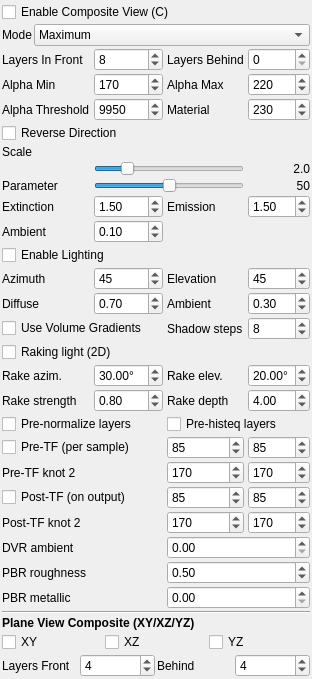
    <widget class="QWidget" name="dockWidgetCompositeContents">
     <property name="geometry">
      <rect>
       <x>0</x>
       <y>0</y>
       <width>250</width>
       <height>400</height>
      </rect>
     </property>
     <layout class="QVBoxLayout" name="verticalLayout_16">
      <property name="spacing">
       <number>2</number>
      </property>
      <property name="leftMargin">
       <number>2</number>
      </property>
      <property name="topMargin">
       <number>2</number>
      </property>
      <property name="rightMargin">
       <number>2</number>
      </property>
      <property name="bottomMargin">
       <number>2</number>
      </property>
     <item>
      <widget class="QCheckBox" name="chkCompositeEnabled">
       <property name="text">
        <string>Enable Composite View (C)</string>
       </property>
      </widget>
     </item>
     <item>
      <layout class="QFormLayout" name="formLayout_3">
       <item row="0" column="0">
        <widget class="QLabel" name="lblCompositeMode">
         <property name="text">
          <string>Mode</string>
         </property>
        </widget>
       </item>
       <item row="0" column="1">
        <widget class="QComboBox" name="cmbCompositeMode">
         <item>
          <property name="text">
           <string>Maximum</string>
          </property>
         </item>
         <item>
          <property name="text">
           <string>Mean</string>
          </property>
         </item>
         <item>
          <property name="text">
           <string>Minimum</string>
          </property>
         </item>
         <item>
          <property name="text">
           <string>Alpha</string>
          </property>
         </item>
         <item>
          <property name="text">
           <string>Beer-Lambert</string>
          </property>
         </item>
         <item>
          <property name="text">
           <string>Volumetric</string>
          </property>
         </item>
         <item>
          <property name="text">
           <string>DVR</string>
          </property>
         </item>
         <item>
          <property name="text">
           <string>First-Hit Iso</string>
          </property>
         </item>
         <item>
          <property name="text">
           <string>Deviation from Mean</string>
          </property>
         </item>
         <item>
          <property name="text">
           <string>Emission-only DVR</string>
          </property>
         </item>
         <item>
          <property name="text">
           <string>Max Above Iso</string>
          </property>
         </item>
         <item>
          <property name="text">
           <string>Gamma-weighted Mean</string>
          </property>
         </item>
         <item>
          <property name="text">
           <string>Gradient Magnitude (z)</string>
          </property>
         </item>
         <item>
          <property name="text">
           <string>PBR First-Hit Iso</string>
          </property>
         </item>
         <item>
          <property name="text">
           <string>Shaded DVR</string>
          </property>
         </item>
        </widget>
       </item>
      </layout>
     </item>
     <item>
      <layout class="QGridLayout" name="compositeParamsGrid">
       <property name="horizontalSpacing">
        <number>4</number>
       </property>
       <property name="verticalSpacing">
        <number>2</number>
       </property>
       <item row="0" column="0">
        <widget class="QLabel" name="lblLayersInFront">
         <property name="text">
          <string>Layers In Front</string>
         </property>
        </widget>
       </item>
       <item row="0" column="1">
        <widget class="QSpinBox" name="spinLayersInFront">
         <property name="minimum">
          <number>0</number>
         </property>
         <property name="maximum">
          <number>64</number>
         </property>
         <property name="value">
          <number>8</number>
         </property>
        </widget>
       </item>
       <item row="0" column="2">
        <widget class="QLabel" name="lblLayersBehind">
         <property name="text">
          <string>Layers Behind</string>
         </property>
        </widget>
       </item>
       <item row="0" column="3">
        <widget class="QSpinBox" name="spinLayersBehind">
         <property name="minimum">
          <number>0</number>
         </property>
         <property name="maximum">
          <number>64</number>
         </property>
         <property name="value">
          <number>0</number>
         </property>
        </widget>
       </item>
       <item row="1" column="0">
        <widget class="QLabel" name="lblAlphaMin">
         <property name="text">
          <string>Alpha Min</string>
         </property>
        </widget>
       </item>
       <item row="1" column="1">
        <widget class="QSpinBox" name="spinAlphaMin">
         <property name="minimum">
          <number>0</number>
         </property>
         <property name="maximum">
          <number>255</number>
         </property>
         <property name="singleStep">
          <number>10</number>
         </property>
         <property name="value">
          <number>170</number>
         </property>
        </widget>
       </item>
       <item row="1" column="2">
        <widget class="QLabel" name="lblAlphaMax">
         <property name="text">
          <string>Alpha Max</string>
         </property>
        </widget>
       </item>
       <item row="1" column="3">
        <widget class="QSpinBox" name="spinAlphaMax">
         <property name="minimum">
          <number>0</number>
         </property>
         <property name="maximum">
          <number>255</number>
         </property>
         <property name="singleStep">
          <number>10</number>
         </property>
         <property name="value">
          <number>220</number>
         </property>
        </widget>
       </item>
       <item row="2" column="0">
        <widget class="QLabel" name="lblAlphaThreshold">
         <property name="text">
          <string>Alpha Threshold</string>
         </property>
        </widget>
       </item>
       <item row="2" column="1">
        <widget class="QSpinBox" name="spinAlphaThreshold">
         <property name="minimum">
          <number>0</number>
         </property>
         <property name="maximum">
          <number>10000</number>
         </property>
         <property name="value">
          <number>9950</number>
         </property>
        </widget>
       </item>
       <item row="2" column="2">
        <widget class="QLabel" name="lblMaterial">
         <property name="text">
          <string>Material</string>
         </property>
        </widget>
       </item>
       <item row="2" column="3">
        <widget class="QSpinBox" name="spinMaterial">
         <property name="minimum">
          <number>0</number>
         </property>
         <property name="maximum">
          <number>255</number>
         </property>
         <property name="singleStep">
          <number>10</number>
         </property>
         <property name="value">
          <number>230</number>
         </property>
        </widget>
       </item>
       <item row="3" column="0" colspan="2">
        <widget class="QCheckBox" name="chkReverseDirection">
         <property name="text">
          <string>Reverse Direction</string>
         </property>
        </widget>
       </item>
       <item row="4" column="0">
        <widget class="QLabel" name="lblMethodScale">
         <property name="text">
          <string>Scale</string>
         </property>
        </widget>
       </item>
       <item row="5" column="1" colspan="2">
        <widget class="QSlider" name="sliderMethodScale">
         <property name="minimum">
          <number>1</number>
         </property>
         <property name="maximum">
          <number>100</number>
         </property>
         <property name="value">
          <number>20</number>
         </property>
         <property name="orientation">
          <enum>Qt::Horizontal</enum>
         </property>
        </widget>
       </item>
       <item row="5" column="3">
        <widget class="QLabel" name="lblMethodScaleValue">
         <property name="text">
          <string>2.0</string>
         </property>
         <property name="alignment">
          <set>Qt::AlignRight|Qt::AlignVCenter</set>
         </property>
        </widget>
       </item>
       <item row="6" column="0">
        <widget class="QLabel" name="lblMethodParam">
         <property name="text">
          <string>Parameter</string>
         </property>
        </widget>
       </item>
       <item row="6" column="1" colspan="2">
        <widget class="QSlider" name="sliderMethodParam">
         <property name="minimum">
          <number>0</number>
         </property>
         <property name="maximum">
          <number>100</number>
         </property>
         <property name="value">
          <number>50</number>
         </property>
         <property name="orientation">
          <enum>Qt::Horizontal</enum>
         </property>
        </widget>
       </item>
       <item row="6" column="3">
        <widget class="QLabel" name="lblMethodParamValue">
         <property name="text">
          <string>50</string>
         </property>
         <property name="alignment">
          <set>Qt::AlignRight|Qt::AlignVCenter</set>
         </property>
        </widget>
       </item>
       <item row="7" column="0">
        <widget class="QLabel" name="lblBLExtinction">
         <property name="text">
          <string>Extinction</string>
         </property>
        </widget>
       </item>
       <item row="7" column="1">
        <widget class="QDoubleSpinBox" name="spinBLExtinction">
         <property name="minimum">
          <double>0.000000000000000</double>
         </property>
         <property name="maximum">
          <double>10.000000000000000</double>
         </property>
         <property name="singleStep">
          <double>0.100000000000000</double>
         </property>
         <property name="value">
          <double>1.500000000000000</double>
         </property>
        </widget>
       </item>
       <item row="7" column="2">
        <widget class="QLabel" name="lblBLEmission">
         <property name="text">
          <string>Emission</string>
         </property>
        </widget>
       </item>
       <item row="7" column="3">
        <widget class="QDoubleSpinBox" name="spinBLEmission">
         <property name="minimum">
          <double>0.000000000000000</double>
         </property>
         <property name="maximum">
          <double>10.000000000000000</double>
         </property>
         <property name="singleStep">
          <double>0.100000000000000</double>
         </property>
         <property name="value">
          <double>1.500000000000000</double>
         </property>
        </widget>
       </item>
       <item row="8" column="0">
        <widget class="QLabel" name="lblBLAmbient">
         <property name="text">
          <string>Ambient</string>
         </property>
        </widget>
       </item>
       <item row="8" column="1">
        <widget class="QDoubleSpinBox" name="spinBLAmbient">
         <property name="minimum">
          <double>0.000000000000000</double>
         </property>
         <property name="maximum">
          <double>1.000000000000000</double>
         </property>
         <property name="singleStep">
          <double>0.050000000000000</double>
         </property>
         <property name="value">
          <double>0.100000000000000</double>
         </property>
        </widget>
       </item>
       <item row="9" column="0" colspan="2">
        <widget class="QCheckBox" name="chkLightingEnabled">
         <property name="text">
          <string>Enable Lighting</string>
         </property>
        </widget>
       </item>
       <item row="10" column="0">
        <widget class="QLabel" name="lblLightAzimuth">
         <property name="text">
          <string>Azimuth</string>
         </property>
        </widget>
       </item>
       <item row="10" column="1">
        <widget class="QSpinBox" name="spinLightAzimuth">
         <property name="minimum">
          <number>0</number>
         </property>
         <property name="maximum">
          <number>360</number>
         </property>
         <property name="singleStep">
          <number>15</number>
         </property>
         <property name="value">
          <number>45</number>
         </property>
        </widget>
       </item>
       <item row="10" column="2">
        <widget class="QLabel" name="lblLightElevation">
         <property name="text">
          <string>Elevation</string>
         </property>
        </widget>
       </item>
       <item row="10" column="3">
        <widget class="QSpinBox" name="spinLightElevation">
         <property name="minimum">
          <number>0</number>
         </property>
         <property name="maximum">
          <number>90</number>
         </property>
         <property name="singleStep">
          <number>5</number>
         </property>
         <property name="value">
          <number>45</number>
         </property>
        </widget>
       </item>
       <item row="11" column="0">
        <widget class="QLabel" name="lblLightDiffuse">
         <property name="text">
          <string>Diffuse</string>
         </property>
        </widget>
       </item>
       <item row="11" column="1">
        <widget class="QDoubleSpinBox" name="spinLightDiffuse">
         <property name="minimum">
          <double>0.000000000000000</double>
         </property>
         <property name="maximum">
          <double>1.000000000000000</double>
         </property>
         <property name="singleStep">
          <double>0.100000000000000</double>
         </property>
         <property name="value">
          <double>0.700000000000000</double>
         </property>
        </widget>
       </item>
       <item row="11" column="2">
        <widget class="QLabel" name="lblLightAmbient">
         <property name="text">
          <string>Ambient</string>
         </property>
        </widget>
       </item>
       <item row="11" column="3">
        <widget class="QDoubleSpinBox" name="spinLightAmbient">
         <property name="minimum">
          <double>0.000000000000000</double>
         </property>
         <property name="maximum">
          <double>1.000000000000000</double>
         </property>
         <property name="singleStep">
          <double>0.100000000000000</double>
         </property>
         <property name="value">
          <double>0.300000000000000</double>
         </property>
        </widget>
       </item>
       <item row="12" column="0" colspan="2">
        <widget class="QCheckBox" name="chkUseVolumeGradients">
         <property name="text">
          <string>Use Volume Gradients</string>
         </property>
         <property name="toolTip">
          <string>Compute lighting normals from volume data instead of mesh geometry. Reveals texture details but is slower to compute.</string>
         </property>
        </widget>
       </item>
       <item row="12" column="2">
        <widget class="QLabel" name="lblShadowSteps">
         <property name="text"><string>Shadow steps</string></property>
         <property name="toolTip"><string>Shadow-ray length (voxels) for the Volumetric compositing method.</string></property>
        </widget>
       </item>
       <item row="12" column="3">
        <widget class="QSpinBox" name="spinShadowSteps">
         <property name="minimum"><number>1</number></property>
         <property name="maximum"><number>64</number></property>
         <property name="value"><number>8</number></property>
        </widget>
       </item>
       <item row="13" column="0" colspan="4">
        <widget class="QCheckBox" name="chkRakingEnabled">
         <property name="text">
          <string>Raking light (2D)</string>
         </property>
         <property name="toolTip">
          <string>Treat the composite image as a heightfield and shade from a low-angle light. Reveals papyrus surface texture (crackle, fiber, ink relief) independent of brightness contrast.</string>
         </property>
        </widget>
       </item>
       <item row="14" column="0">
        <widget class="QLabel" name="lblRakingAzimuth">
         <property name="text"><string>Rake azim.</string></property>
        </widget>
       </item>
       <item row="14" column="1">
        <widget class="QDoubleSpinBox" name="spinRakingAzimuth">
         <property name="minimum"><double>0.0</double></property>
         <property name="maximum"><double>360.0</double></property>
         <property name="singleStep"><double>5.0</double></property>
         <property name="value"><double>30.0</double></property>
         <property name="suffix"><string>°</string></property>
        </widget>
       </item>
       <item row="14" column="2">
        <widget class="QLabel" name="lblRakingElevation">
         <property name="text"><string>Rake elev.</string></property>
        </widget>
       </item>
       <item row="14" column="3">
        <widget class="QDoubleSpinBox" name="spinRakingElevation">
         <property name="minimum"><double>0.0</double></property>
         <property name="maximum"><double>90.0</double></property>
         <property name="singleStep"><double>5.0</double></property>
         <property name="value"><double>20.0</double></property>
         <property name="suffix"><string>°</string></property>
        </widget>
       </item>
       <item row="15" column="0">
        <widget class="QLabel" name="lblRakingStrength">
         <property name="text"><string>Rake strength</string></property>
        </widget>
       </item>
       <item row="15" column="1">
        <widget class="QDoubleSpinBox" name="spinRakingStrength">
         <property name="minimum"><double>0.0</double></property>
         <property name="maximum"><double>1.0</double></property>
         <property name="singleStep"><double>0.05</double></property>
         <property name="value"><double>0.8</double></property>
        </widget>
       </item>
       <item row="15" column="2">
        <widget class="QLabel" name="lblRakingDepth">
         <property name="text"><string>Rake depth</string></property>
        </widget>
       </item>
       <item row="15" column="3">
        <widget class="QDoubleSpinBox" name="spinRakingDepthScale">
         <property name="minimum"><double>0.1</double></property>
         <property name="maximum"><double>64.0</double></property>
         <property name="singleStep"><double>0.5</double></property>
         <property name="value"><double>4.0</double></property>
        </widget>
       </item>
       <item row="16" column="0" colspan="2">
        <widget class="QCheckBox" name="chkPreNormalizeLayers">
         <property name="text">
          <string>Pre-normalize layers</string>
         </property>
         <property name="toolTip">
          <string>Min-max stretch the N sampled composite layers to [0,255] per pixel before compositing. Cancels per-ray brightness drift from z-axis volume variation.</string>
         </property>
        </widget>
       </item>
       <item row="16" column="2" colspan="2">
        <widget class="QCheckBox" name="chkPreHistEqLayers">
         <property name="text">
          <string>Pre-histeq layers</string>
         </property>
         <property name="toolTip">
          <string>CDF-based histogram equalization over the N sampled composite layers per pixel before compositing. Flattens per-ray contrast — strongest effect, can clip uniform rays.</string>
         </property>
        </widget>
       </item>
       <item row="17" column="0" colspan="2">
        <widget class="QCheckBox" name="chkPreTfEnabled">
         <property name="text">
          <string>Pre-TF (per sample)</string>
         </property>
         <property name="toolTip">
          <string>4-knot piecewise-linear transfer function applied to every sampled voxel BEFORE compositing. Endpoints fixed at (0,0) and (255,255); tune (x1,y1),(x2,y2) below.</string>
         </property>
        </widget>
       </item>
       <item row="17" column="2">
        <widget class="QSpinBox" name="spinPreTfX1">
         <property name="toolTip"><string>Pre-TF knot 1 X (0-255)</string></property>
         <property name="minimum"><number>0</number></property>
         <property name="maximum"><number>255</number></property>
         <property name="value"><number>85</number></property>
        </widget>
       </item>
       <item row="17" column="3">
        <widget class="QSpinBox" name="spinPreTfY1">
         <property name="toolTip"><string>Pre-TF knot 1 Y (0-255)</string></property>
         <property name="minimum"><number>0</number></property>
         <property name="maximum"><number>255</number></property>
         <property name="value"><number>85</number></property>
        </widget>
       </item>
       <item row="18" column="0">
        <widget class="QLabel" name="lblPreTfKnot2">
         <property name="text"><string>Pre-TF knot 2</string></property>
        </widget>
       </item>
       <item row="18" column="2">
        <widget class="QSpinBox" name="spinPreTfX2">
         <property name="toolTip"><string>Pre-TF knot 2 X (0-255)</string></property>
         <property name="minimum"><number>0</number></property>
         <property name="maximum"><number>255</number></property>
         <property name="value"><number>170</number></property>
        </widget>
       </item>
       <item row="18" column="3">
        <widget class="QSpinBox" name="spinPreTfY2">
         <property name="toolTip"><string>Pre-TF knot 2 Y (0-255)</string></property>
         <property name="minimum"><number>0</number></property>
         <property name="maximum"><number>255</number></property>
         <property name="value"><number>170</number></property>
        </widget>
       </item>
       <item row="19" column="0" colspan="2">
        <widget class="QCheckBox" name="chkPostTfEnabled">
         <property name="text">
          <string>Post-TF (on output)</string>
         </property>
         <property name="toolTip">
          <string>4-knot piecewise-linear transfer function applied to the composite output value, before 2D postprocess (stretch, CLAHE, raking). Endpoints fixed at (0,0) and (255,255).</string>
         </property>
        </widget>
       </item>
       <item row="19" column="2">
        <widget class="QSpinBox" name="spinPostTfX1">
         <property name="toolTip"><string>Post-TF knot 1 X (0-255)</string></property>
         <property name="minimum"><number>0</number></property>
         <property name="maximum"><number>255</number></property>
         <property name="value"><number>85</number></property>
        </widget>
       </item>
       <item row="19" column="3">
        <widget class="QSpinBox" name="spinPostTfY1">
         <property name="toolTip"><string>Post-TF knot 1 Y (0-255)</string></property>
         <property name="minimum"><number>0</number></property>
         <property name="maximum"><number>255</number></property>
         <property name="value"><number>85</number></property>
        </widget>
       </item>
       <item row="20" column="0">
        <widget class="QLabel" name="lblPostTfKnot2">
         <property name="text"><string>Post-TF knot 2</string></property>
        </widget>
       </item>
       <item row="20" column="2">
        <widget class="QSpinBox" name="spinPostTfX2">
         <property name="toolTip"><string>Post-TF knot 2 X (0-255)</string></property>
         <property name="minimum"><number>0</number></property>
         <property name="maximum"><number>255</number></property>
         <property name="value"><number>170</number></property>
        </widget>
       </item>
       <item row="20" column="3">
        <widget class="QSpinBox" name="spinPostTfY2">
         <property name="toolTip"><string>Post-TF knot 2 Y (0-255)</string></property>
         <property name="minimum"><number>0</number></property>
         <property name="maximum"><number>255</number></property>
         <property name="value"><number>170</number></property>
        </widget>
       </item>
       <item row="21" column="0" colspan="2">
        <widget class="QLabel" name="lblDvrAmbient">
         <property name="text"><string>DVR ambient</string></property>
        </widget>
       </item>
       <item row="21" column="2" colspan="2">
        <widget class="QDoubleSpinBox" name="spinDvrAmbient">
         <property name="toolTip"><string>Flat background added to DVR final color (0-255).</string></property>
         <property name="minimum"><double>0.0</double></property>
         <property name="maximum"><double>255.0</double></property>
         <property name="singleStep"><double>1.0</double></property>
         <property name="value"><double>0.0</double></property>
        </widget>
       </item>
       <item row="22" column="0" colspan="2">
        <widget class="QLabel" name="lblPbrRoughness">
         <property name="text"><string>PBR roughness</string></property>
        </widget>
       </item>
       <item row="22" column="2" colspan="2">
        <widget class="QDoubleSpinBox" name="spinPbrRoughness">
         <property name="toolTip"><string>PBR roughness (0 = mirror, 1 = Lambertian).</string></property>
         <property name="minimum"><double>0.05</double></property>
         <property name="maximum"><double>1.0</double></property>
         <property name="singleStep"><double>0.05</double></property>
         <property name="value"><double>0.5</double></property>
        </widget>
       </item>
       <item row="23" column="0" colspan="2">
        <widget class="QLabel" name="lblPbrMetallic">
         <property name="text"><string>PBR metallic</string></property>
        </widget>
       </item>
       <item row="23" column="2" colspan="2">
        <widget class="QDoubleSpinBox" name="spinPbrMetallic">
         <property name="toolTip"><string>PBR metallic (0 = dielectric, 1 = metal F0≈0.7).</string></property>
         <property name="minimum"><double>0.0</double></property>
         <property name="maximum"><double>1.0</double></property>
         <property name="singleStep"><double>0.05</double></property>
         <property name="value"><double>0.0</double></property>
        </widget>
       </item>
      </layout>
     </item>
     <item>
      <widget class="Line" name="linePlaneComposite">
       <property name="orientation">
        <enum>Qt::Horizontal</enum>
       </property>
      </widget>
     </item>
     <item>
      <widget class="QLabel" name="lblPlaneCompositeHeader">
       <property name="text">
        <string>Plane View Composite (XY/XZ/YZ)</string>
       </property>
       <property name="font">
        <font>
         <bold>true</bold>
        </font>
       </property>
      </widget>
     </item>
     <item>
      <layout class="QHBoxLayout" name="planeCompositeEnableLayout">
       <item>
        <widget class="QCheckBox" name="chkPlaneCompositeXY">
         <property name="text">
          <string>XY</string>
         </property>
         <property name="toolTip">
          <string>Enable composite rendering for XY plane viewer</string>
         </property>
        </widget>
       </item>
       <item>
        <widget class="QCheckBox" name="chkPlaneCompositeXZ">
         <property name="text">
          <string>XZ</string>
         </property>
         <property name="toolTip">
          <string>Enable composite rendering for XZ plane viewer</string>
         </property>
        </widget>
       </item>
       <item>
        <widget class="QCheckBox" name="chkPlaneCompositeYZ">
         <property name="text">
          <string>YZ</string>
         </property>
         <property name="toolTip">
          <string>Enable composite rendering for YZ plane viewer</string>
         </property>
        </widget>
       </item>
      </layout>
     </item>
     <item>
      <layout class="QGridLayout" name="planeCompositeGrid">
       <item row="0" column="0">
        <widget class="QLabel" name="lblPlaneLayersFront">
         <property name="text">
          <string>Layers Front</string>
         </property>
        </widget>
       </item>
       <item row="0" column="1">
        <widget class="QSpinBox" name="spinPlaneLayersFront">
         <property name="minimum">
          <number>0</number>
         </property>
         <property name="maximum">
          <number>64</number>
         </property>
         <property name="value">
          <number>4</number>
         </property>
         <property name="toolTip">
          <string>Number of layers in front of the plane</string>
         </property>
        </widget>
       </item>
       <item row="0" column="2">
        <widget class="QLabel" name="lblPlaneLayersBehind">
         <property name="text">
          <string>Behind</string>
         </property>
        </widget>
       </item>
       <item row="0" column="3">
        <widget class="QSpinBox" name="spinPlaneLayersBehind">
         <property name="minimum">
          <number>0</number>
         </property>
         <property name="maximum">
          <number>64</number>
         </property>
         <property name="value">
          <number>4</number>
         </property>
         <property name="toolTip">
          <string>Number of layers behind the plane</string>
         </property>
        </widget>
       </item>
      </layout>
     </item>
     <item>
      <spacer name="verticalSpacer_2">
       <property name="orientation">
        <enum>Qt::Vertical</enum>
       </property>
       <property name="sizeHint" stdset="0">
        <size>
         <width>20</width>
         <height>40</height>
        </size>
       </property>
      </spacer>
     </item>
    </layout>
   </widget>
